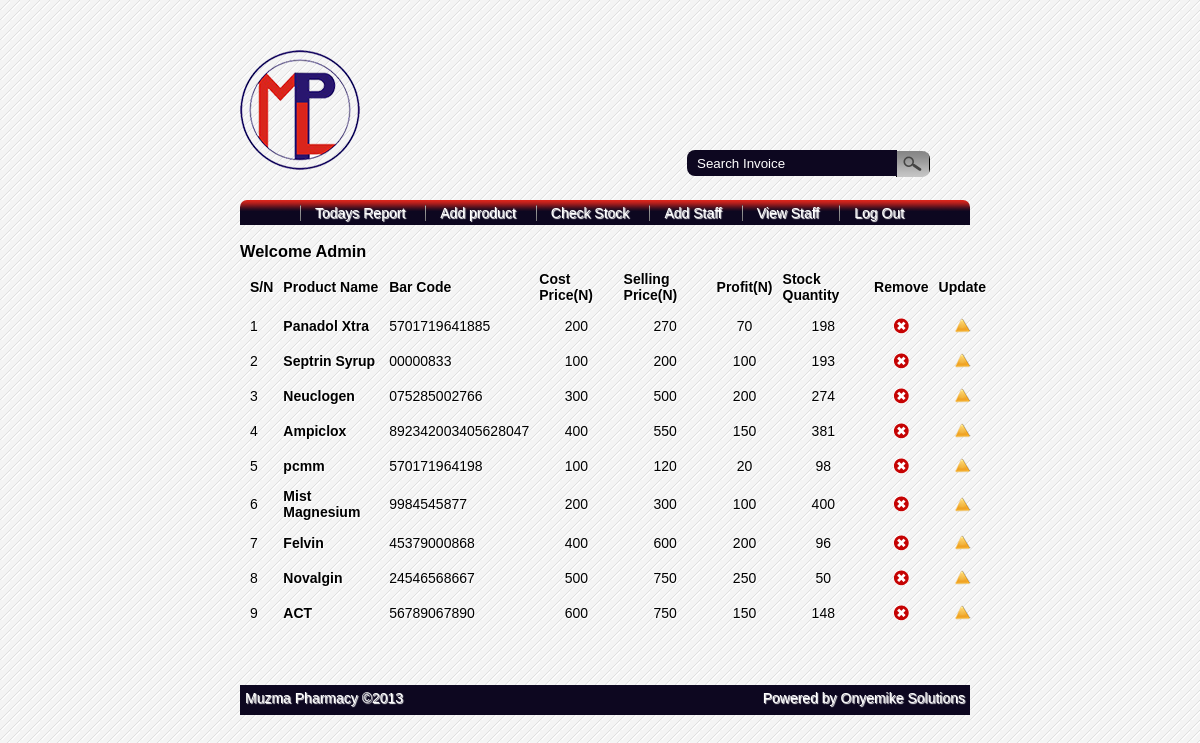
Page /admin/stock.php on the committed database.
### tables this page shows
CREATE TABLE IF NOT EXISTS `product` (
  `p_id` int(225) NOT NULL AUTO_INCREMENT,
  `serial_code` varchar(100) NOT NULL,
  `name` varchar(80) NOT NULL,
  `c_price` varchar(30) NOT NULL,
  `s_price` varchar(30) NOT NULL,
  `sat_price` int(100) NOT NULL,
  `sat_qty` int(225) NOT NULL,
  `temp` int(10) NOT NULL,
  `qty` int(200) NOT NULL,
  `l_date` varchar(20) NOT NULL,
  `l_value` int(10) NOT NULL,
  PRIMARY KEY (`p_id`)
);

### admin/page.php (called while the page is built, shortened)
<?php
  $per_page = 20;
  $cur_page = 1;
	$offset = ($cur_page-1)*$per_page;
	$resu = mysql_query("SELECT * FROM product LIMIT ".$per_page." OFFSET ".$offset);
?>

### admin/stock.php (the view, shortened to what this page needs)
<?php
include_once('include/head.php');
?>
<form name="form1" />
<table width="105%" cellpadding="10" cellspacing="10" border=0>
<tr>
<th align="left">S/N</th>
<th align="left">Product Name</th>
<th align="left">Bar Code</th>
<th align="left">Cost Price(N)</th>
<th align="left">Selling Price(N)</th>
<th align="left">Profit(N)</th>
<th align="left">Stock Quantity</th>
<th align="left">Remove</th>
<th align="left">Update</th>
</tr>
<?php
include('page.php');
 if(isset($resu))
        {
$j=1;
while($res = mysql_fetch_array($resu))
{
$profit = $res['s_price'] - $res['c_price'];
echo"
<tr>
<td>".$j."</td>
<td><b>".$res['name']."</b></td>
<td>".$res['serial_code']."</td>
<td align='center'>".$res['c_price']."</td>
<td align='center'>".$res['s_price']."</td>
<td align='center'>".$profit."</td>
<td align='center'>".$res['qty']."</td>
<td align='center'><a href='javascript:del(".$res['p_id'].")'><img src='../images/button_delete.gif' alt='Remove' /></a></td>
<td align='center' id='edit'><a href='update.php?ff=".sha1($res['p_id'])."'><img src='../images/orangeArrow3.png' alt='update' /></a></td>
</tr>";
$j++;}?>
</table>
 <div id="pagination">
    </div>
    <?php
		}
	include_once('include/foot.php');
	 ?>

### admin/include/head.php (shortened to what this page needs)
<!DOCTYPE html PUBLIC "-//W3C//DTD XHTML 1.0 Transitional//EN" "http://www.w3.org/TR/xhtml1/DTD/xhtml1-transitional.dtd">
<html xmlns="http://www.w3.org/1999/xhtml">
<head>
<link rel="stylesheet" type="text/css" href="../css/style.css"/>
<link rel="stylesheet" type="text/css" href="../../css/calendar.css"/>
</head>
<body>
<div class="container" >
<div id="quick">
<form action="home.php" method="post">
<input name="txtsearch" type="text" value="Search Invoice"
onclick="if(this.value=='Search Invoice'){this.value=''}" onblur="if(this.value==''){ this.value='Search Invoice'}"
 /><input name="search" type="submit" id="searchbutton" value="" />
 </form>
 </div>
<div id="logo2">
</div>
<div class="nav" id="non-printable">
<ul>
<li><a href="report.php"> Todays Report</a></li>
<li><a href="product.php"> Add product</a></li>
<li><a href="stock.php"> Check Stock</a></li>
<li><a href="staff.php"> Add Staff</a></li>
<li><a href="vstaff.php"> View Staff</a></li>
<li><a href="include/head.php?out"> Log Out</a></li>
</ul>
</div>
<h3 id="non-printable">Welcome Admin</h3>

### admin/include/foot.php
<div class="footer" id="non-printable">
Muzma Pharmacy &copy;2013 <span style="float:right">
<a href="#" title="Developer  +2348068179988, onyemahmichael@gmail.com">Powered by Onyemike Solutions</a></span>
</div>
</div>
</body>
</html>

### css/style.css (style rules this page uses)
* { margin:0; padding:0; border:0; }
body { font-family:"Trebuchet MS", "Myriad Pro", Arial, sans-serif; font-size:14px; background:#f4f4f4 url(../images/bg.gif) repeat top left; color:#333; text-shadow:1px 1px 1px #fff; }
a { color:#a1db6b; }
.container { width:60%; height:auto; margin:auto; color:#000; padding-top:50px; }
#logo2 { height:150px; width:150px; position: relative; background:url(../images/muzma.png) no-repeat; max-width:100%; }
#quick { position:absolute; top:150px; right:300px; color:#29166f; font-size:24px; }
#quick input[type="text"] { width: 200px; border:0; padding-left: 10px; background:#0d0720; border-radius: 8px 0px 0px 8px; height: 26px; position: relative; color:#fff; left: 31px; top: 0px; z-index:500 }
#edit a { color:#29166f; }
#searchbutton { width:34px; background: url(../images/search-btn.gif); max-width:100%; background-repeat:none; border:0; cursor: pointer; border-radius: 0px 8px 8px 0px; height: 26px; position: relative; left: 30px; top:1px; }
.footer { width:100%; height:20px; padding:5px; margin-top:30px; background-color:#0d0720; color:#FFF; }
.footer a { text-decoration:none; color:#FFF; }
.nav { width:93%; height: 30px; background: url(../images/nav.png) repeat-x; max-width:100%; font-family: "Trebuchet MS", Arial, Helvetica, sans-serif; font-size:14px; padding-left:60px; margin:auto; padding-top: 5px; padding-bottom:7px; color: #CCC; border-radius: 7px 7px 0px 0px; }
.nav ul { list-style-type:none; }
.nav li { float:left; padding-right: 20px; }
.nav a { text-decoration:none; color: #FFF; text-align:center; padding-left:15px; background: url(../images/dolphin_bg1.gif) repeat-y; max-height:100%; }
#pagination { display:inline-block; width:70%; padding:10px; }

### rows in the picture
product: name "Panadol Xtra", serial_code "5701719641885", c_price "200", s_price "270", profit "70", qty "198"
product: name "Septrin Syrup", serial_code "00000833", c_price "100", s_price "200", qty "193"
product: name "Neuclogen", serial_code "075285002766", c_price "300", s_price "500", profit "200", qty "274"
product: name "Ampiclox", serial_code "892342003405628047", c_price "400", s_price "550", profit "150", qty "381"
product: name "pcmm", serial_code "570171964198", c_price "100", s_price "120", profit "20", qty "98"
product: name "Mist Magnesium", serial_code "9984545877", c_price "200", s_price "300", profit "100", qty "400"
product: name "Felvin", serial_code "45379000868", c_price "400", s_price "600", profit "200", qty "96"
product: name "Novalgin", serial_code "24546568667", c_price "500", s_price "750", profit "250", qty "50"
product: name "ACT", serial_code "56789067890", c_price "600", s_price "750", profit "150", qty "148"
